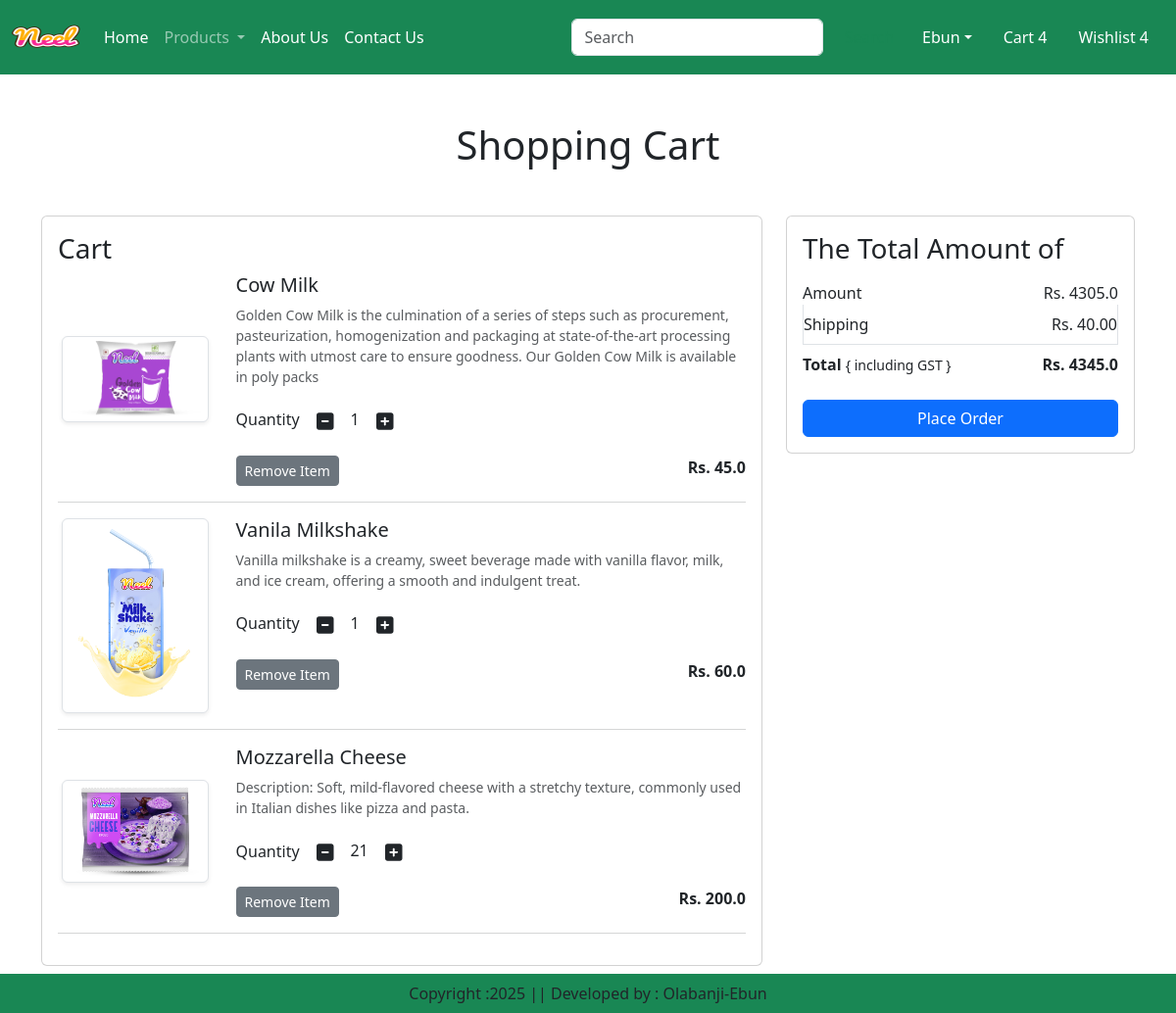
The app's page /cart/ (signed in), older data.
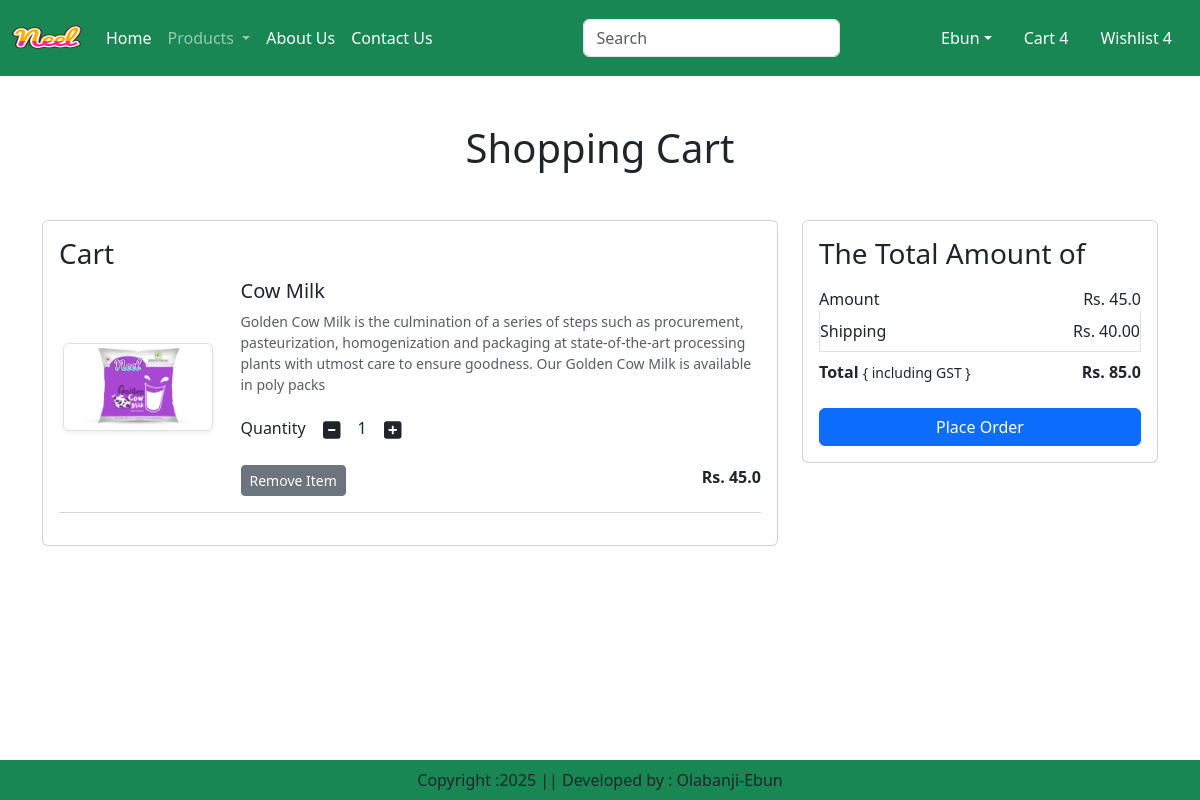
The same page, newer data.
### app/models.py (models this page shows, shortened)
class Cart(models.Model):
    user = models.ForeignKey(User, on_delete=models.CASCADE)
    product = models.ForeignKey(Product, on_delete=models.CASCADE)
    quantity = models.PositiveIntegerField(default=1)

class Product(models.Model):
    title = models.CharField(max_length=100)
    selling_price = models.FloatField()
    discounted_price = models.FloatField()
    description = models.TextField()
    composition = models.TextField(default='')
    prodapp = models.TextField(default='')
    category = models.CharField(choices=CATEGORY_CHOICES, max_length=2)
    product_image = models.ImageField(upload_to='product')

### app/views.py (the view)
# urls.py: path('cart/', views.show_cart, name='showcart'),
def show_cart(request):
    user = request.user
    cart = Cart.objects.filter(user=user)
    amount = 0
    for p in cart:
        value = p.quantity * p.product.discounted_price
        amount = amount + value
    totalamount = amount + 40
    return render(request, 'app/addtocart.html', locals())

### app/templates/app/addtocart.html (shortened to what this page needs)
{% extends "app/base.html" %}
{% load static %}
{% block main-content %}
<div class="container my-5">
    <div class="row">
        {% if cart %}
            <h1 class="text-center mb-5">Shopping Cart</h1>
            <div class="col-sm-8">
                <div class="card">
                    <div class="card-body">
                        <h3>Cart</h3>
                        {% for item in cart %}
                            <div class="row">
                                <div class="col-sm-3 text-center align-self-center"><img src="{{ item.product.product_image.url }}" alt="" srcset="" class="img-fluid
                                img-thumbnail shadow-sm" height="150" width="150"> </div>
                                <div class="col-sm-9">
                                    <div>
                                        <h5>{{ item.product.title }}</h5>
                                        <p class="mb-2 text-muted small">{{ item.product.description }}</p>
                                        <div class="my-3">
                                            <label for="quantity">Quantity</label>
                                            <a class="minus-cart btn" pid="{{ item.product.id }}"><i class="fas fa-minus-square fa-lg"></i></a>
                                            <span id="quantity">{{ item.quantity }}</span>
                                            <a class="plus-cart btn" pid="{{ item.product.id }}"><i class="fas fa-plus-square fa-lg"></i></a>
                                        </div>
                                        <div class="d-flex justify-content-between">
                                            <a href="#" class="remove-cart btn btn-sm btn-secondary" pid="{{ item.product_id }}">Remove Item</a>
                                            <p class="mb-0"><span><strong>Rs. {{ item.product.discounted_price }}</strong></span></p>
                                        </div>
                                    </div>
                                </div>
                            </div>
                            <hr class="text-muted">
                        {% endfor %}
                    </div>
                </div>
            </div>
            <div class="col-sm-4">
                <div class="card">
                    <div class="card-body">
                        <h3>The Total Amount of</h3>
                        <ul class="list-group">
                            <li class="list-group-item d-flex justify-content-between align-items-center border-0 px-0 pb-0">Amount<span id="amount">Rs. {{ amount }}</span></li>
                            <li class="list-group-item d-flex justify-content-between align-items-center px-0">Shipping<span>Rs. 40.00</span></li>
                            <li class="list-group-item d-flex justify-content-between align-items-center border-0 px-0 mb-3">
                                <div>
                                    <strong>Total</strong> <small>{ including GST }</small>
                                </div>
                                <span id="totalamount"><strong>Rs. {{ totalamount }}</strong></span>
                            </li>
                         </ul>
                        <div class="d-grid"><a href="{% url 'checkout' %}" class="btn btn-primary">Place Order</a></div>
                    </div>
                </div>
            </div>
            {% else %}
                <h1 class="text-center mb-5">Cart in Empty</h1>
        {% endif %}
    </div>
</div>
{% endblock main-content %}

Row changes from the older to the newer data that the page shows:
removed Cart: product.product_image (picture), product "Vanila Milkshake", product.description "Vanilla milkshake is a creamy, sweet beverage made with vanilla flavor, milk, and ice cream, offering a smooth and indulgent treat.", quantity "1", product.discounted_price "60.0"
removed Cart: product.product_image (picture), product "Mozzarella Cheese", product.description "Description: Soft, mild-flavored cheese with a stretchy texture, commonly used in Italian dishes like pizza and pasta.", quantity "21", product.discounted_price "200.0"
Text that changed along with them:
{{ amount }}: "4305.0" → "45.0"
{{ totalamount }}: "4345.0" → "85.0"
